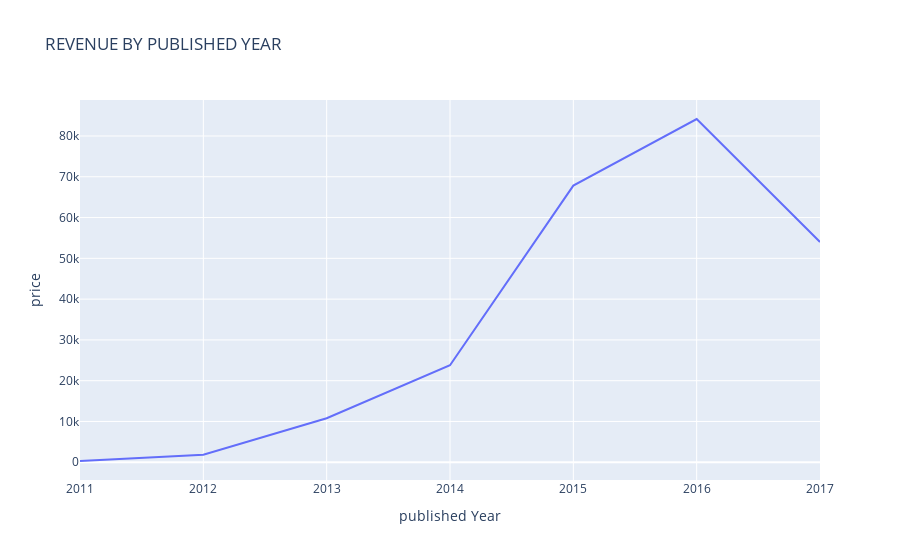

This figure's notebook cell:
### Code cell
# Group the data by the year of publication ('published Year') and calculate the sum of prices (total revenue)
price_by_published_Year = data.groupby('published Year')['price'].sum().reset_index()

# Create a line plot using Plotly Express with 'published Year' on the x-axis, 'price' on the y-axis,
# and a title describing the visualization
fig = px.line(price_by_published_Year, 
              x='published Year', 
              y='price', 
              title='REVENUE BY PUBLISHED YEAR')

# Display the line plot
fig.show()

### Figure 1 — Plotly figure (JSON) as saved in the notebook; plotly's stock layout.template omitted (floating-point values rounded to 4 significant figures)
{"data": [{"hovertemplate": "published Year=%{x}<br>price=%{y}<extra></extra>", "legendgroup": "", "line": {"color": "#636efa", "dash": "solid"}, "marker": {"symbol": "circle"}, "mode": "lines", "name": "", "orientation": "v", "showlegend": false, "type": "scatter", "x": [2011, 2012, 2013, 2014, 2015, 2016, 2017], "xaxis": "x", "y": [310, 1835, 10785, 23780, 67830, 84165, 54025], "yaxis": "y"}], "layout": {"legend": {"tracegroupgap": 0}, "title": {"text": "REVENUE BY PUBLISHED YEAR"}, "xaxis": {"anchor": "y", "domain": [0, 1], "title": {"text": "published Year"}}, "yaxis": {"anchor": "x", "domain": [0, 1], "title": {"text": "price"}}}}
